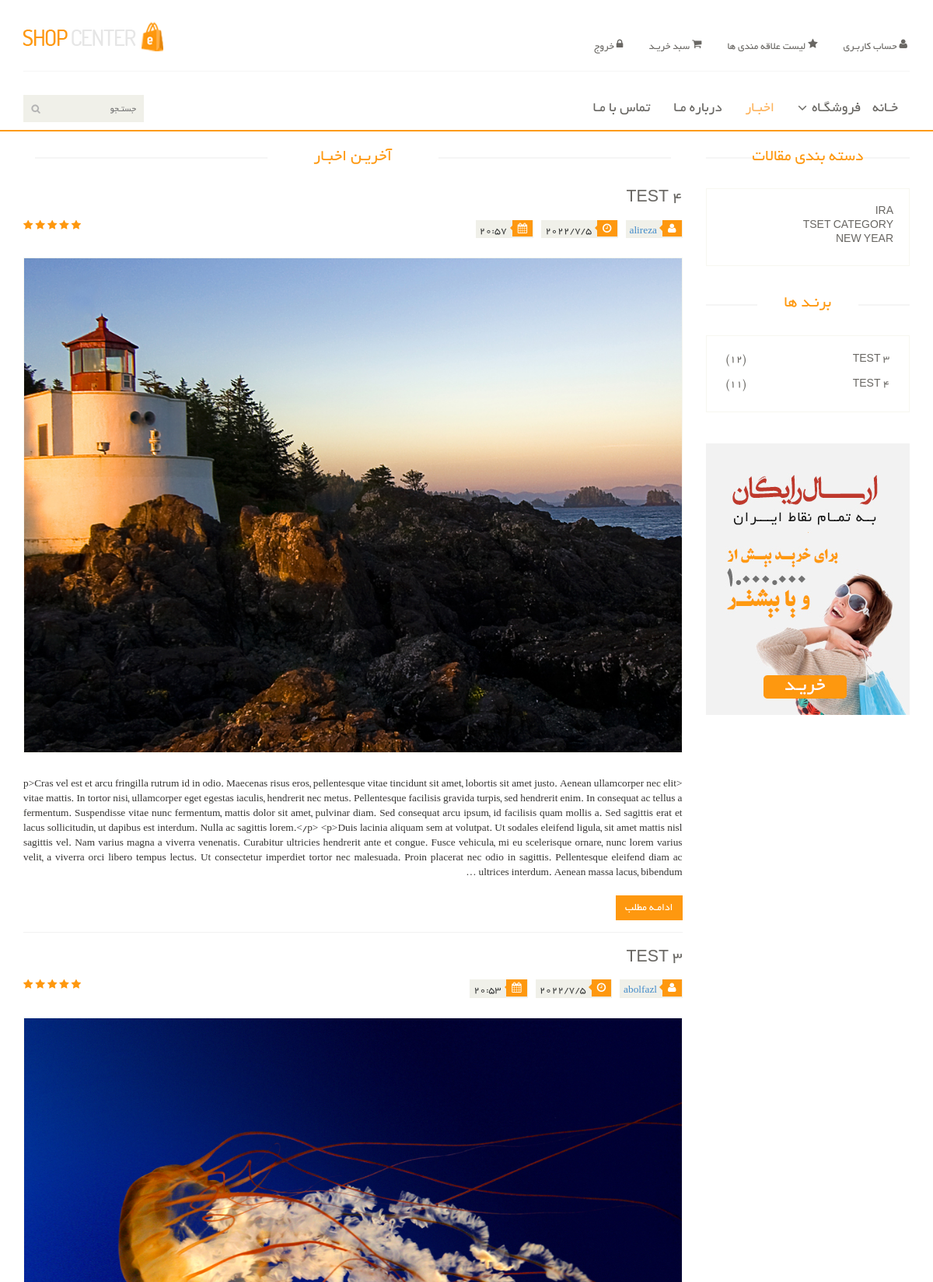
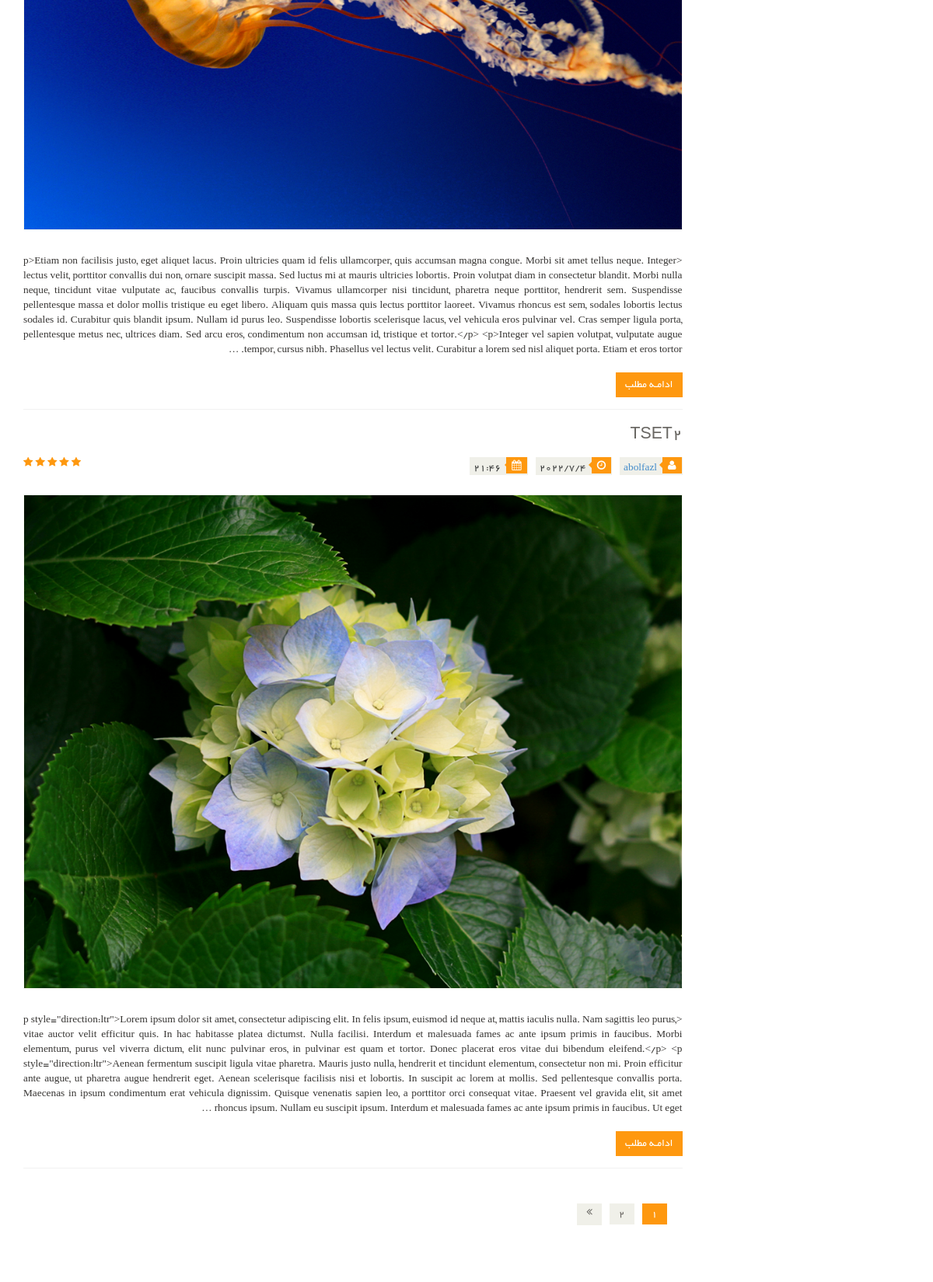
Page /blog/ (signed in, upper part) on the committed database (2 pictures, top to bottom).
### blog/models.py (models this page shows, shortened)
class Article(models.Model):
    title = models.CharField(max_length=155, verbose_name='عنوان مقاله')
    author = models.ForeignKey(User, on_delete=models.CASCADE, verbose_name='نویسنده', related_name='articles')
    description = RichTextField(verbose_name='توضیحات')
    category = models.ManyToManyField(Category, related_name='articles', verbose_name='دسته بندی ها')
    tag = models.ManyToManyField(Tag, related_name='articles', verbose_name='برچسب ها')
    created_date = models.DateTimeField(auto_now_add=True, verbose_name='تاریخ ساخت')
    published = models.DateTimeField(default=timezone.now)
    update_time = models.DateTimeField(auto_now=True, verbose_name='زمان بروزرسانی')
    slug = models.SlugField(blank=True, null=True, verbose_name='اسلاگ')
    image = models.ImageField(verbose_name='تصویر')
    status = models.BooleanField(default=0, verbose_name='وضعیت')
    view = models.IntegerField(default=0, verbose_name='تعداد بزدید ها')
    class Meta:
        verbose_name = 'مقاله'
        verbose_name_plural = 'مقالات'
        ordering = ('-created_date',)
    def get_absolute_url(self):
        return reverse('blog:article_detail', kwargs={'slug': self.slug})
    def j_publish(self): # convert US time to IR
        time = timezone.localtime(self.created_date)
        return time
    def showImage(self): # for show image in admin panel
        if self.image:
            return format_html(f'<img src="{self.image.url}" alt="" width="50px" height="50px">')
        else:
            return format_html(f'<h4>مقاله {self.title} تصویر ندارد</h4>')
    showImage.short_description = 'تصویر'

class Category(models.Model):
    name = models.CharField(max_length=155, verbose_name='نام ')
    created = models.DateTimeField(auto_now_add=True, verbose_name='زمان ساخت')
    updated = models.TimeField(auto_now=True, verbose_name='زمان بروزرسانی')
    slug = models.SlugField(blank=True, null=True, verbose_name='اسلاگ')
    class Meta:
        verbose_name = 'دسته بندی'
        verbose_name_plural = 'دسته بندی ها'

### blog/views.py (the view)
# urls.py: path('', views.articleList, name='article_list'),
def articleList(request):
    articles = Article.objects.filter(status=True).order_by('-published')
    paginator = Paginator(articles, 3)
    page_number = request.GET.get('page')
    articles = paginator.get_page(page_number)
    context = {
        'articles': articles,
    }
    return render(request, 'blog/article_list.html', context)

### context_processors/context_processors.py (called while the page is built)
def mostVisitedArticle(request):
    most_visited_article = Article.objects.all().order_by('-view')[:2]
    return {'most_visited_article': most_visited_article}

def showCategorySidebar(request):
    categories = Category.objects.all()[:3]
    return {'categories': categories}

### blog/templates/blog/article_list.html (shortened to what this page needs)
{% extends 'base.html' %}
{% load static %}
{% block body %}
    <section>
        <div class="container">
            <div class="row">
                <div class="col-sm-9">
                    <div class="blog-post-area">
                        <h2 class="title text-center">آخریـن اخبـار</h2>
                        {% for article in articles %}
                            <div class="single-blog-post">
                                <h3>{{ article.title }}</h3>
                                <div class="post-meta">
                                    <ul>
                                        <li><i class="fa fa-user"></i><a href="{% url 'blog:author' article.author.username %}">{{ article.author }}</a></li>
                                        <li><i class="fa fa-clock-o"></i>{{ article.j_publish.year }}/{{ article.j_publish.month }}/{{ article.j_publish.day }}</li>
                                        <li><i class="fa fa-calendar"></i>{{ article.j_publish.hour }}:{{ article.j_publish.minute }}</li>
                                    </ul>
                                    <span>
                                        <i class="fa fa-star"></i>
                                        <i class="fa fa-star"></i>
                                        <i class="fa fa-star"></i>
                                        <i class="fa fa-star"></i>
                                        <i class="fa fa-star-half-o"></i>
                                    </span>
                                </div>
                                <a href="">
                                    <img src="{{ article.image.url }}" alt="{{ article.title }}">
                                </a>
                                <p>
                                    {{ article.description|truncatewords:150 }}
                                </p>
                                <a class="btn btn-primary" href="{{ article.get_absolute_url }}">ادامـه مطلب</a>
                            </div>
                        {% endfor %}
                        {% if articles.has_other_pages %}
                        <div class="pagination-area">
                            <ul class="pagination">
                                {% for page in articles.paginator.page_range %}
                                    {% if articles.number == page %}
                                        <li><a href="?page={{ page }}" class="active">{{ page }}</a></li>
                                    {% else %}
                                        <li><a href="?page={{ page }}">{{ page }}</a></li>
                                    {% endif %}
                                {% endfor %}
                                {% if articles.has_next %}
                                    <li><a href="?page={{ articles.paginator.num_pages }}"><i
                                            class="fa fa-angle-double-right"></i></a></li>
                                {% endif %}
                            </ul>
                        </div>
                    {% endif %}
                    </div>
                </div>
                {% include 'include/blog_sidebar.html' %}
            </div>
        </div>
    </section>
{% endblock %}

### templates/include/blog_sidebar.html
{% load static %}
<div class="col-sm-3">
    <div class="left-sidebar">
        <h2>دسته بندی مقالات</h2>
        <div class="panel-group category-products" id="accordian">
            <div class="panel panel-default">
                <div class="panel-heading">
                    {% for category in categories|slice:3 %}
                    <h4 class="panel-title mb-3"><a class="mb-3" href="{% url 'blog:category_list' category.slug %}">{{ category.name }}</a></h4>
                    {% endfor %}
                </div>
            </div>
        </div>
        <div class="brands_products">
            <h2>برنـد ها</h2>
            <div class="brands-name">
                <ul class="nav nav-pills nav-stacked">
                    {% for article in most_visited_article %}
                    <li><a href="{{ article.get_absolute_url }}"> <span
                                class="pull-left">({{ article.view }})</span>{{ article.title }}</a></li>
                    {% endfor %}
                </ul>
            </div>
        </div>
        <div class="shipping text-center">
            <img src="{% static 'images/home/shipping.jpg' %}" alt="" />
        </div>
    </div>
</div>

### assets/css/main.css (style rules this page uses)
body { font-family: 'BYekan'; font-size: 10pt; position: relative; font-weight: normal; direction: rtl; }
ul li { list-style: none; }
a { -webkit-transition: 300ms; -moz-transition: 300ms; -o-transition: 300ms; transition: 300ms; }
h1, h2, h3, h4, h5, h6 { font-family: 'BYekan', sans-serif; }
.category-products { border: 1px solid #F7F7F0; margin-bottom: 35px; padding-bottom: 20px; padding-top: 15px; }
.left-sidebar h2, .brands_products h2 { color: #FE980F; font-family: 'BYekan', sans-serif; font-size: 16pt; font-weight: 400; margin: 0 0 30px auto; text-align: center; text-transform: uppercase; position: relative; z-index:3; }
.left-sidebar h2:after, h2.title:after { content: " "; position: absolute; border: 1px solid #f5f5f5; bottom:8px; right: 0; width: 100%; height: 0; z-index: -2; }
.left-sidebar h2:before { content: " "; position: absolute; background: #fff; bottom: -6px; width: 130px; height: 30px; z-index: -1; right: 50%; margin-right: -65px; }
h2.title:before { content: " "; position: absolute; background: #fff; bottom: -6px; width: 220px; height: 30px; z-index: -1; right: 50%; margin-right: -110px; }
.category-products .panel { background-color: #FFFFFF; border: 0px; border-radius: 0px; box-shadow:none; margin-bottom: 0px; }
.category-products .panel-default .panel-heading { background-color: #FFFFFF; border: 0 none; color: #FFFFFF; padding: 5px 20px; }
.category-products .panel-default .panel-heading .panel-title a { color: #696763; font-family: 'BYekan', sans-serif; font-size: 14px; text-decoration: none; text-transform: uppercase; }
.brands-name { border: 1px solid #F7F7F0; padding-bottom: 20px; padding-top: 15px; }
.brands-name .nav-stacked li a { background-color: #FFFFFF; color: #696763; font-family: 'BYekan', sans-serif; font-size: 14px; padding: 5px 25px; text-decoration: none; text-transform: uppercase; }
.shipping { background-color: #F2F2F2; margin-top: 40px; overflow: hidden; padding-top: 20px; position: relative; }
h2.title { color: #FE980F; font-family: 'BYekan', sans-serif; font-size: 16pt; font-weight: 400; margin: 0 15px; text-transform: uppercase; margin-bottom: 30px; position: relative; }
.pagination { display: inline-block; margin-bottom: 25px; margin-top: 0; padding-right: 15px; }
.pagination li:first-child a, .pagination li:first-child span { border-bottom-left-radius: 0; border-top-left-radius: 0; margin-left: 0; }
.pagination li:last-child a, .pagination li:last-child span { border-bottom-right-radius: 0; border-top-right-radius: 0; }
.pagination li a, .pagination li span { background-color: #f0f0e9; border: 0; float: left; line-height: 1.42857; margin-left: -1px; padding: 6px 12px; position: relative; text-decoration: none; margin-right: 5px; color:#000; }
.single-blog-post { border-bottom: 1px solid #f2f2f2; padding-bottom: 15px; }
.blog-post-area .single-blog-post h3 { color: #696763; font-size: 16pt; font-family: 'BYekan',sans-serif; text-transform: uppercase; font-weight: 500; margin-bottom: 17px; }
.blog-post-area .single-blog-post a img { border: 1px solid #F7F7F0; width: 100%; margin-bottom: 30px }
.blog-post-area .single-blog-post p { color: #363432; text-align: justify; }
.blog-post-area .post-meta { display: block; margin-bottom: 25px; overflow: hidden; }
.blog-post-area .post-meta ul { padding:0; display: inline; }
.blog-post-area .post-meta ul li { background:#F0F0E9; float: right; margin-left: 10px; padding: 0 5px; font-size: 10pt; color: #393b3b; position: relative; }
.blog-post-area .post-meta ul li i { background:#FE980F; color: #FFFFFF; margin-right: -4px; margin-left: 7px; padding: 4px 7px; }
.sinlge-post-meta li i:after, .blog-post-area .post-meta ul li i:after { content: ""; position: absolute; width: auto; height: auto; border-color:transparent #FE980F transparent transparent ; border-width:4px; border-style: solid; top:6px; right:26px; }
.post-meta span { float: left; }
.post-meta span i { color: #FE980F; }
.blog-post-area .single-blog-post .btn-primary { background:#FE980F; border: medium none; border-radius: 0; color: #FFFFFF; margin-top: 10px; }
.pagination-area { margin-bottom:45px; margin-top:45px }
.pagination-area .pagination li a { background:#F0F0E9; border: 0 none; border-radius: 0; color: #696763; margin-left: 5px; padding: 4px 12px; }
.pagination-area .pagination li a:hover, .pagination-area .pagination li .active { background:#FE980F; color: #fff }
.btn.btn-primary { background:#FE980F; border: 0 none; border-radius: 0; margin-top: 16px; }

### rows in the picture
Article: title "TEST 4", author "alireza", j_publish.year "2022", j_publish.month "7", j_publish.day "5", j_publish.hour "20", j_publish.minute "57", image (picture), description "<p>Cras vel est et arcu fringilla rutrum id in odio. Maecenas risus eros, pellentesque vitae tincidunt sit amet, lobortis sit amet justo. Aenean ullamcorper nec elit vitae mattis. In tortor nisi, ullamcorper eget egestas iaculis, hendrerit nec metus. Pellentesque facilisis gravida turpis, sed hendrerit enim. In consequat ac tellus a fermentum. Suspendisse vitae nunc fermentum, mattis dolor sit amet, pulvinar diam. Sed consequat arcu ipsum, id facilisis quam mollis a. Sed sagittis erat et lacus sollicitudin, ut dapibus est interdum. Nulla ac sagittis lorem.</p> <p>Duis lacinia aliquam sem at volutpat. Ut sodales eleifend ligula, sit amet mattis nisl sagittis vel. Nam varius magna a viverra…", view "11"
Article: title "TEST 3", author "abolfazl", j_publish.year "2022", j_publish.month "7", j_publish.day "5", j_publish.hour "20", j_publish.minute "53", image (picture), description "<p>Etiam non facilisis justo, eget aliquet lacus. Proin ultricies quam id felis ullamcorper, quis accumsan magna congue. Morbi sit amet tellus neque. Integer lectus velit, porttitor convallis dui non, ornare suscipit massa. Sed luctus mi at mauris ultricies lobortis. Proin volutpat diam in consectetur blandit. Morbi nulla neque, tincidunt vitae vulputate ac, faucibus convallis turpis. Vivamus ullamcorper nisi tincidunt, pharetra neque porttitor, hendrerit sem. Suspendisse pellentesque massa et dolor mollis tristique eu eget libero. Aliquam quis massa quis lectus porttitor laoreet. Vivamus rhoncus est sem, sodales lobortis lectus sodales id. Curabitur quis blandit ipsum. Nullam id purus leo.…", view "12"
Article: title "TSET2", author "abolfazl", j_publish.year "2022", j_publish.month "7", j_publish.day "4", j_publish.hour "21", j_publish.minute "46", image (picture), description "<p style=\"direction:ltr\">Lorem ipsum dolor sit amet, consectetur adipiscing elit. In felis ipsum, euismod id neque at, mattis iaculis nulla. Nam sagittis leo purus, vitae auctor velit efficitur quis. In hac habitasse platea dictumst. Nulla facilisi. Interdum et malesuada fames ac ante ipsum primis in faucibus. Morbi elementum, purus vel viverra dictum, elit nunc pulvinar eros, in pulvinar est quam et tortor. Donec placerat eros vitae dui bibendum eleifend.</p> <p style=\"direction:ltr\">Aenean fermentum suscipit ligula vitae pharetra. Mauris justo nulla, hendrerit et tincidunt elementum, consectetur non mi. Proin efficitur ante augue, ut pharetra augue hendrerit eget. Aenean scelerisque…"
Category: name "IRA"
Category: name "TSET CATEGORY"
Category: name "NEW YEAR"

### other values in the picture
{{ page }} "1"
{{ page }} "2"
